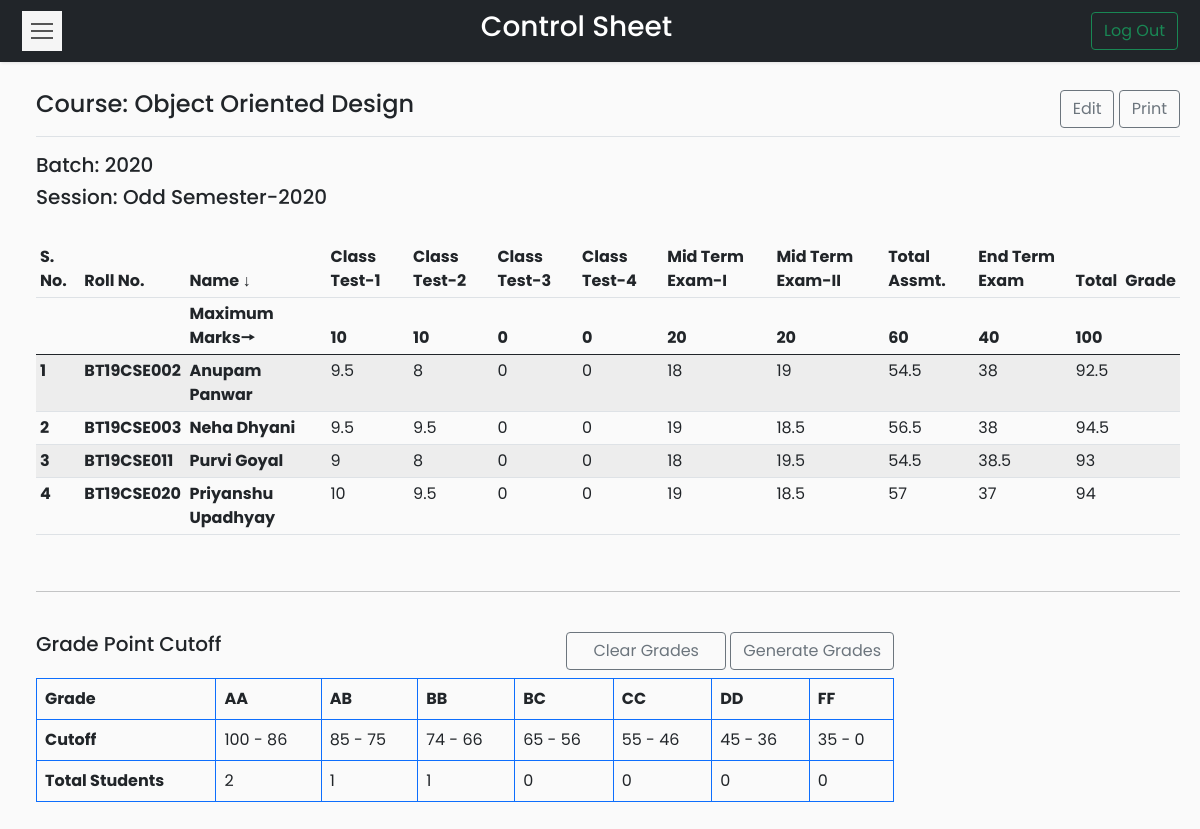
The app's page /Codes/coursetable.php?course=CSL-253 (signed in) with its own data.
### tables this page shows
CREATE TABLE `courses` (
  `id` int(11) NOT NULL,
  `course_name` varchar(50) NOT NULL,
  `course_code` varchar(20) NOT NULL,
  `semester` varchar(25) NOT NULL,
  `batch` varchar(20) NOT NULL
);

CREATE TABLE `controlsheet` (
  `course_code` varchar(20) NOT NULL,
  `roll_no` varchar(20) NOT NULL,
  `name` varchar(50) NOT NULL,
  `class_test_1` float NOT NULL DEFAULT 0,
  `class_test_2` float NOT NULL DEFAULT 0,
  `class_test_3` float NOT NULL DEFAULT 0,
  `class_test_4` float NOT NULL DEFAULT 0,
  `mid_term_1` float NOT NULL DEFAULT 0,
  `mid_term_2` float NOT NULL DEFAULT 0,
  `total_assessment` float NOT NULL DEFAULT 0,
  `end_term` float NOT NULL DEFAULT 0,
  `total_marks` float NOT NULL DEFAULT 0,
  `grade` varchar(5) NOT NULL
);

CREATE TABLE `gradewindow` (
  `course_code` varchar(20) NOT NULL,
  `grade` varchar(5) NOT NULL,
  `lower_cutoff` float NOT NULL,
  `upper_cutoff` float NOT NULL,
  `no_of_students` int(5) NOT NULL
);

### Codes/coursetable.php (the view, shortened to what this page needs)
<?php
if (isset($_SESSION['id'])) {
?>
    <!DOCTYPE html>
    <html>
    <head>
        <link rel="stylesheet" href="css/bootstrap.min.css">
        <link rel="stylesheet" href="css/custom.css">
        <?php
        require_once __DIR__ . '/connection/connect.php';
        if (isset($_GET['course'])) {
            $cd = $_GET['course'];
        } else {
            header('Location: dashboard.php?error=ERROR OCCURRED');
            exit();
        }
        ?>
    </head>
    <body>
        <nav class="navbar navbar-light bg-dark">
            <div class="container-fluid">
                <button type="button" id="sidebarCollapse" class="navbar-btn">
                    <span></span>
                    <span></span>
                    <span></span>
                </button>
                <span class="text-white h3">Control Sheet</span>
                <form class="d-flex">
                    <a href="logout.php">
                        <button class="btn btn-outline-success" type="button">Log Out</button>
                    </a>
                </form>
            </div>
        </nav>
        <div class="wrapper">
            <div id="content">
                <?php
                $sql = "SELECT course_name, semester, batch FROM courses WHERE course_code='$cd'";
                $result = $conn->query($sql);
                $row = $result->fetch_assoc();
                $cn = $row['course_name'];
                ?>
                <main class="col-md-auto ms-sm-3 col-lg-auto px-md-auto" id="printableTable">
                    <div class="d-flex justify-content-between flex-wrap flex-md-nowrap align-items-center pt-2 pb-2 mb-3 border-bottom btn-toolbar mb-3" role="toolbar" aria-label="Toolbar with button groups">
                        <h4 class="h4"><?php echo "Course: " . $cn ?></h4>
                        <div class="d-grid gap-2 d-md-block" role="group" aria-label="First group">
                            <a type="button" class="btn btn-outline-secondary" href="edit.php?course=<?php echo $cd ?>">Edit</a>
                            <a type="button" class="btn btn-outline-secondary" target="_blank" href="print.php?course=<?php echo $cd ?>">Print</a>
                        </div>
                    </div>
                    <h5>Batch: <?php echo $row['batch']; ?></h5>
                    <h5>Session: <?php echo $row['semester']; ?></h5>
                    <br>
                    <div class="table-responsive">
                        <table class="table table-striped table-sm">
                            <thead>
                                <tr>
                                    <th>S. No.</th>
                                    <th>Roll No.</th>
                                    <th>Name ↓</th>
                                    <th>Class Test-1</th>
                                    <th>Class Test-2</th>
                                    <th>Class Test-3</th>
                                    <th>Class Test-4</th>
                                    <th>Mid Term Exam-I</th>
                                    <th>Mid Term Exam-II</th>
                                    <th>Total Assmt.</th>
                                    <th>End Term Exam</th>
                                    <th>Total</th>
                                    <th>Grade</th>
                                </tr>
                                <tr>
                                    <th></th>
                                    <th></th>
                                    <?php
                                    $sql = "SELECT * FROM controlsheet WHERE course_code='$cd'";
                                    $result = $conn->query($sql);
                                    if ($row = $result->fetch_assoc()) {
                                    ?>
                                        <th>Maximum Marks🠖</th>
                                        <th><?php echo $row['class_test_1']; ?></th>
                                        <th><?php echo $row['class_test_2']; ?></th>
                                        <th><?php echo $row['class_test_3']; ?></th>
                                        <th><?php echo $row['class_test_4']; ?></th>
                                        <th><?php echo $row['mid_term_1']; ?></th>
                                        <th><?php echo $row['mid_term_2']; ?></th>
                                        <th><?php echo $row['total_assessment']; ?></th>
                                        <th><?php echo $row['end_term']; ?></th>
                                        <th><?php echo $row['total_marks']; ?></th>
                                        <th><?php echo $row['grade']; ?></th>
                                    <?php } ?>
                                </tr>
                            </thead>
                            <tbody>
                                <?php
                                $i = 1;
                                while ($row = $result->fetch_assoc()) { ?>
                                    <tr>
                                        <td><strong><?php echo $i++; ?></strong></td>
                                        <td><strong><?php echo $row['roll_no']; ?></strong></td>
                                        <td><strong><?php echo $row['name']; ?></strong></td>
                                        <td><?php echo $row['class_test_1']; ?></td>
                                        <td><?php echo $row['class_test_2']; ?></td>
                                        <td><?php echo $row['class_test_3']; ?></td>
                                        <td><?php echo $row['class_test_4']; ?></td>
                                        <td><?php echo $row['mid_term_1']; ?></td>
                                        <td><?php echo $row['mid_term_2']; ?></td>
                                        <td><?php echo $row['total_assessment']; ?></td>
                                        <td><?php echo $row['end_term']; ?></td>
                                        <td><?php echo $row['total_marks']; ?></td>
                                        <td><?php echo $row['grade']; ?></td>
                                    </tr>
                                <?php } ?>
                            </tbody>
                        </table>
                    </div>
                    <br>
                    <hr>
                    <br>
                    <div class="table-responsive grade">
                        <div class="sameline grades">
                            <div class="text-start h5">Grade Point Cutoff</div>
                            <div>
                                <a class="btn btn-outline-secondary mb-2" style="padding-right: 1.63rem; padding-left:1.63rem" href="clear.php?course=<?php echo $cd ?>">Clear Grades</a>
                                <a class="btn btn-outline-secondary mb-2" href="generate.php?course=<?php echo $cd ?>">Generate Grades</a>
                            </div>
                        </div>
                        <table class="table table-bordered border-primary grades">
                            <thead>
                                <tr>
                                    <td><strong>Grade</strong></td>
                                    <?php
                                    $sql = "SELECT grade FROM gradewindow WHERE course_code='$cd' ORDER BY grade";
                                    $result = $conn->query($sql);
                                    while ($row = $result->fetch_assoc()) {
                                    ?>
                                        <td><strong><?php echo $row['grade'];
                                        } ?></strong></td>
                                </tr>
                            </thead>
                            <tbody>
                                <tr>
                                    <td scope="row"><strong>Cutoff</strong></td>
                                    <?php
                                    $sql = "SELECT grade,lower_cutoff,upper_cutoff FROM gradewindow WHERE course_code='$cd' ORDER BY grade";
                                    $result = $conn->query($sql);
                                    while ($row = $result->fetch_assoc()) {
                                    ?>
                                        <td scope="row"><?php echo $row['upper_cutoff']; ?> - <?php echo $row['lower_cutoff']; ?></td>
                                        <?php } ?>
                                </tr>
                                <tr>
                                    <td><strong>Total Students</strong></td>
                                    <?php
                                    $sql = "SELECT grade,no_of_students FROM gradewindow WHERE course_code='$cd' ORDER BY grade";
                                    $result = $conn->query($sql);
                                    while ($row = $result->fetch_assoc()) {
                                    ?>
                                        <td scope="row"><?php echo $row['no_of_students']; ?></td>
                                        <?php } ?>
                                </tr>
                            </tbody>
                        </table>
                    </div>
                </main>
            </div>
        </div>
    <?php
} else {
    header('Location: index.php?error=INVALID REQUEST');
    exit();
}
    ?>
    </body>
    </html>

### Codes/css/custom.css (style rules this page uses)
body { font-family: 'Poppins', sans-serif; background: #fafafa; }
a, a:hover, a:focus { color: inherit; text-decoration: none; transition: all 0.3s; }
.navbar { padding: 10px 10px; background: #fff; border: none; border-radius: 5; margin-bottom: 0px; box-shadow: 1px 1px 3px rgba(0, 0, 0, 0.1); }
.navbar-btn { box-shadow: none; outline: none !important; border: none; }
.wrapper { display: flex; width: 100%; align-items: stretch; perspective: 1500px; }
.grades { width:75%; }
.sameline { display: flex; justify-content: space-between; }
#content { width: 100%; padding: 20px; min-height: 100vh; transition: all 0.3s; }
#sidebarCollapse { width: 40px; height: 40px; background: #f5f5f5; cursor: pointer; }
#sidebarCollapse span { width: 80%; height: 2px; margin: 0 auto; display: block; background: #555; transition: all 0.8s cubic-bezier(0.810, -0.330, 0.345, 1.375); transition-delay: 0.2s; }
#sidebarCollapse span:first-of-type { transform: rotate(45deg) translate(2px, 2px); }
#sidebarCollapse span:nth-of-type(2) { opacity: 0; }
#sidebarCollapse span:last-of-type { transform: rotate(-45deg) translate(1px, -1px); }
@media (max-width: 10000px) { #sidebarCollapse span:first-of-type, #sidebarCollapse span:nth-of-type(2), #sidebarCollapse span:last-of-type { transform: none; opacity: 1; margin: 5px auto; } }

### records on screen
courses: course_name "Object Oriented Design", batch "2020", semester "Odd Semester-2020"
controlsheet: class_test_1 "10", class_test_2 "10", class_test_3 "0", class_test_4 "0", mid_term_1 "20", mid_term_2 "20", total_assessment "60", end_term "40", total_marks "100"
controlsheet: roll_no "BT19CSE002", name "Anupam Panwar", class_test_1 "9.5", class_test_2 "8", class_test_3 "0", class_test_4 "0", mid_term_1 "18", mid_term_2 "19", total_assessment "54.5", end_term "38", total_marks "92.5"
controlsheet: roll_no "BT19CSE003", name "Neha Dhyani", class_test_1 "9.5", class_test_2 "9.5", class_test_3 "0", class_test_4 "0", mid_term_1 "19", mid_term_2 "18.5", total_assessment "56.5", end_term "38", total_marks "94.5"
controlsheet: roll_no "BT19CSE011", name "Purvi Goyal", class_test_1 "9", class_test_2 "8", class_test_3 "0", class_test_4 "0", mid_term_1 "18", mid_term_2 "19.5", total_assessment "54.5", end_term "38.5", total_marks "93"
controlsheet: roll_no "BT19CSE020", name "Priyanshu Upadhyay", class_test_1 "10", class_test_2 "9.5", class_test_3 "0", class_test_4 "0", mid_term_1 "19", mid_term_2 "18.5", total_assessment "57", end_term "37", total_marks "94"
gradewindow: grade "AA", upper_cutoff "100", lower_cutoff "86", no_of_students "2"
gradewindow: grade "AB", upper_cutoff "85", lower_cutoff "75", no_of_students "1"
gradewindow: grade "BB", upper_cutoff "74", lower_cutoff "66", no_of_students "1"
gradewindow: grade "BC", upper_cutoff "65", lower_cutoff "56", no_of_students "0"
gradewindow: grade "CC", upper_cutoff "55", lower_cutoff "46", no_of_students "0"
gradewindow: grade "DD", upper_cutoff "45", lower_cutoff "36", no_of_students "0"
gradewindow: grade "FF", upper_cutoff "35", lower_cutoff "0", no_of_students "0"
